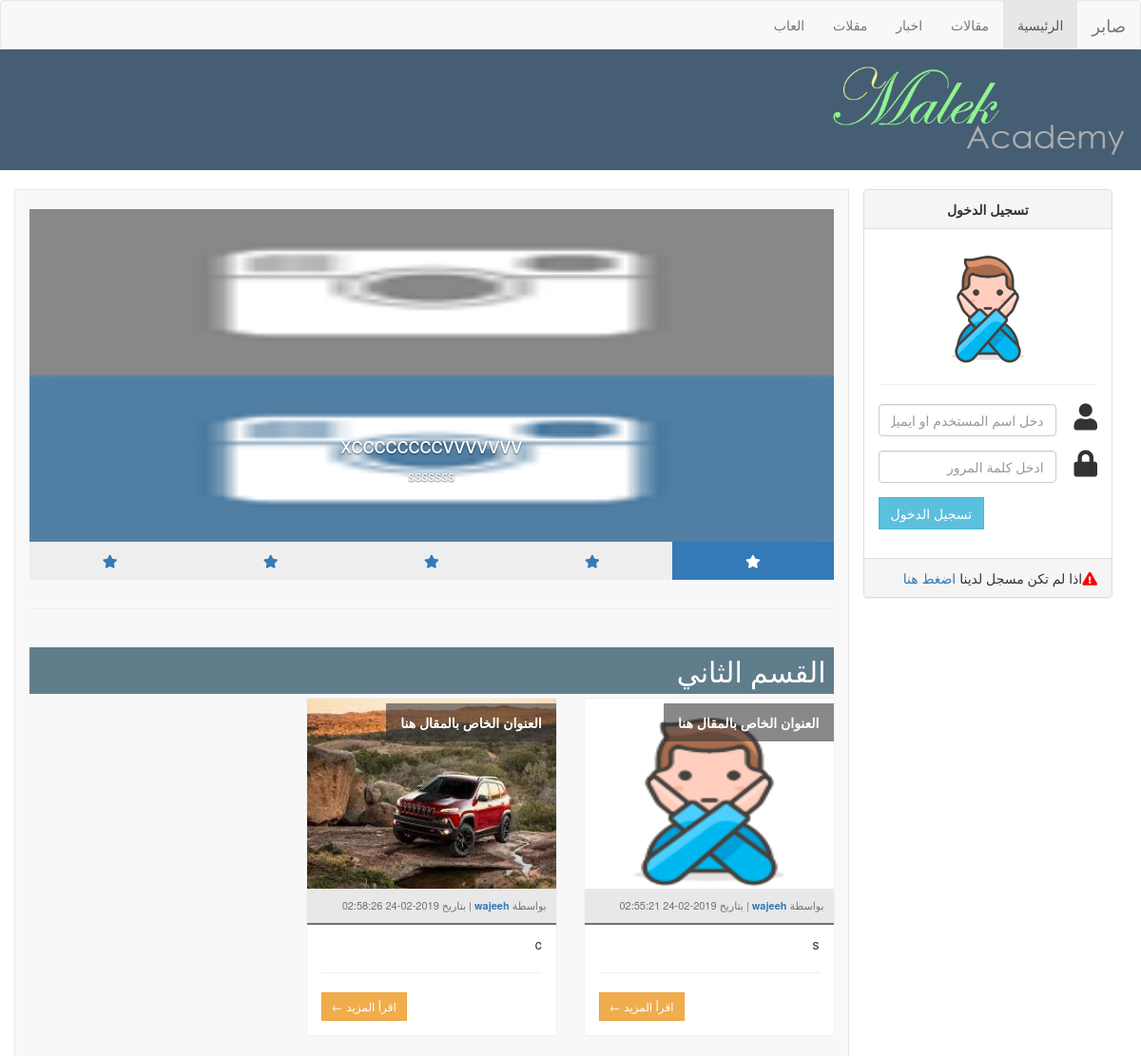
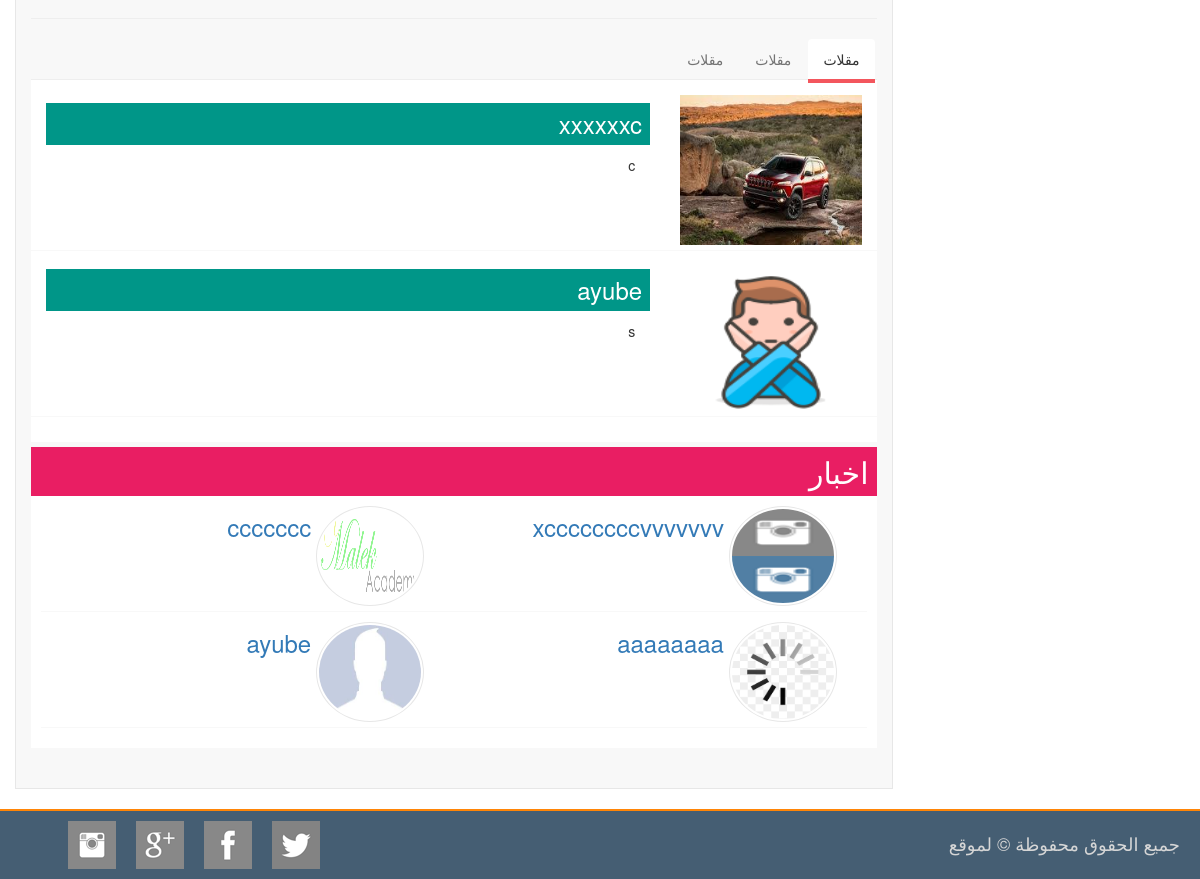
The page / on the database its author committed (2 pictures, top to bottom).
### tables this page shows
CREATE TABLE `setting` (
  `id` int(11) NOT NULL,
  `name` varchar(255) NOT NULL,
  `logo` varchar(255) NOT NULL,
  `slid` varchar(255) NOT NULL,
  `nslid` int(11) NOT NULL,
  `sec1` varchar(255) NOT NULL,
  `nsec1` int(11) NOT NULL,
  `sec2` varchar(255) NOT NULL,
  `nsec2` int(11) NOT NULL,
  `tab1` varchar(255) NOT NULL,
  `ntab1` int(11) NOT NULL,
  `tab2` varchar(255) NOT NULL,
  `ntab2` int(11) NOT NULL,
  `tab3` varchar(255) NOT NULL,
  `ntab3` int(11) NOT NULL,
  `face` varchar(255) NOT NULL,
  `twit` varchar(255) NOT NULL,
  `yout` varchar(255) NOT NULL,
  `inst` varchar(255) NOT NULL
);

CREATE TABLE `categories` (
  `id` int(11) NOT NULL,
  `cat` varchar(255) NOT NULL
);

CREATE TABLE `posts` (
  `id` int(11) NOT NULL,
  `title` text NOT NULL,
  `post` longtext NOT NULL,
  `cat` text NOT NULL,
  `img` text NOT NULL,
  `auther` text NOT NULL,
  `status` varchar(255) NOT NULL,
  `regdata` text NOT NULL
);

### index.php (the view, shortened to what this page needs)
<?php
include_once 'connect.php';
include_once 'include/header.php';
include_once 'include/asidpar.php';
$stmt=$con->prepare("select * from setting");
$stmt->execute();
$setting=$stmt->fetch();
?>
		<article class="col-md-9 col-lg-9 art_bg">
		<div id="myCarousel" class="carousel slide" data-ride="carousel" style="margin-top: 20px; margin-bottom: 30px;">
      <div class="carousel-inner">
      <?php
          $stmt=$con->prepare("select * from posts where status='publish' order by id desc limit 0,4");
          $stmt->execute(array());
          $x=0;
          while($post=$stmt->fetch()){
          ?>
        <div class="item <?php if($x==0){echo 'active';}?>">
          <img src="<?php echo $post['img']?>" width="100%" style="height:350px">
           <div class="carousel-caption">
            <h3 class="carousel-h3"><a href="post.php?id=<?php echo $post['id']?>" style="color:#fff"><?php echo $post['title']?></a></h3>
            <p><?php echo $post['post']?></p>
          </div>
        </div>
       <?php
          $x++;
          }?>
      </div>
    	<ul class="nav nav-pills nav-justified sliddd">
   <?php
            for($i=0;$i<5;$i++){
 echo ' <li data-target="#myCarousel" data-slide-to="'.$i.'" class="';if($i==0){echo 'active';}
     echo'"><a href="#"><i class="fas fa-star"></i></a></li>';
            }
            ?>
        </ul>
    </div>
	<hr />
	<div class="row">
	<h2 class="tit_cat1">القسم الثاني</h2>
          <?php
        $stmt=$con->prepare('select * from posts where cat=3 and status="publish"  limit 5');
        $stmt->execute();
        $posts=$stmt->fetchAll();
    foreach($posts as $post){
        echo '
        <div class="col-sm-4 col-md-4" style="margin-bottom: 20px">
            <div class="post">
                <div class="post-img-content">
                    <img src="'.$post['img'].'" class="img-responsive" style="width: 100%;height: 200px;"/>
                    <span class="post-title"><b>العنوان الخاص بالمقال هنا</b>
                </div>
                <div class="content">
                    <div class="author">
                        بواسطة <a href="profile.php?user=2"><b>'.$post['auther'].'</b></a> |
                        بتاريخ <time datetime="2014-01-20">'.$post['regdata'].'</time>
                    </div>
                    <div class="text-justify">
                     '.strip_tags(substr($post['post'],0,50)).'
                    </div>
					<hr />
                    <div class="text-left">
                        <a href="#" class="btn btn-warning btn-sm">اقرأ المزيد &larr;</a>
                    </div>
                </div>
            </div>
        </div>
        ';
    }
        ?>
	</div>
<hr />
			<div class="col-md-12">
			<div class="row">
				<div class="tabbable-panel">
					<div class="tabbable-line">
						<ul class="nav nav-tabs ">
							<li class="active">
								<a href="#tab_default_1" data-toggle="tab">
								<?php echo $setting['tab1']?> </a>
							</li>
							<li>
								<a href="#tab_default_2" data-toggle="tab">
								<?php echo $setting['tab2']?> </a>
							</li>
							<li>
								<a href="#tab_default_3" data-toggle="tab">
								<?php echo $setting['tab3']?> </a>
							</li>
						</ul>
						<div class="tab-content">
							<div class="tab-pane active" id="tab_default_1">
                                <?php
                        $stmt=$con->prepare("select * from posts where status='publish' and cat=3 order by id desc limit 3");
                        $stmt->execute(array());
                        $tabs=$stmt->fetchAll();
                            foreach($tabs as $tab){
                                echo '	<div class="bg_tab_topic">
									<div class="col-md-3">
											<img src="	'.$tab['img'].'" class="img-responsive" style="width: 100%;height: 150px;" />
										</div>
										<div class="col-md-9">
										<h3 class="col-md-12 text-justify" style="margin-top: 8px;background: #009688;padding: 8px;">
											<a href="#" class="a_1"> 	'.$tab['title'].'</a>
										</h3>
										<p class="col-md-12 text-justify">
										'.$tab['post'].'
										</p>
										</div>
									<div class="clearfix"></div>
								</div>';}
                            ?>
							</div>
			<div class="col-lg-12">
			<h2 class="tit_cat2"><?php echo $setting['sec2']?></h2>
			<div class="row  bg_cat2">
                   <?php
                        $stmt=$con->prepare("select * from posts where status='publish' and cat=2 order by id desc limit 4");
                        $stmt->execute(array());
                        $tabs=$stmt->fetchAll();
                            foreach($tabs as $tab){
                                echo '	<div class="bg_tab_topic col-md-6">
					<div class="col-md-4">
						<img src="'.$tab['img'].'" width="100%" class="circle" />
					</div>
					<div class="col-md-8">
						<h3 class="col-md-12 text-justify" style="margin-right: -30px;margin-top: 8px;">
							<a href="post.php?id='.$tab['id'].'">'.$tab['title'].'</a>
						</h3>
					</div>
					<div class="clearfix"></div>
				</div>
				'
				;}
                            ?>
				<div class="clearfix"></div>
			</div>
			</div>
		</article>
<?php include_once 'include/footer.php';?>

### include/header.php (shortened to what this page needs)
<?php
include 'connect.php';
include 'function.php';
$stmt=$con->prepare("select * from setting");
$stmt->execute();
$setting=$stmt->fetch();
?>
<!DOCTYPE html>
<html lang="en">
  <head>
    <link href="css/bootstrap.min.css" rel="stylesheet">
    <link href="css/bootstrap-rtl.min.css" rel="stylesheet">
    <link href="css/style.css" rel="stylesheet">
      <link rel="stylesheet" href="https://use.fontawesome.com/releases/v5.7.1/css/all.css">
  </head>
  <body>
<nav class="navbar navbar-default">
  <div class="container-fluid">
    <div class="navbar-header">
      <a class="navbar-brand" href="index.php"><?php echo $setting['name']?></a>
    </div>
    <div class="collapse navbar-collapse" id="bs-example-navbar-collapse-1">
      <ul class="nav navbar-nav">
        <li class="active"><a href="index.php">الرئيسية <span class="sr-only">(current)</span></a></li>
        <li><a href="categories.php">مقالات</a></li>
           <?php
          $stmt=$con->prepare("select * from categories");
          $stmt->execute();
          $cats=$stmt->fetchAll();
          foreach($cats as $cat){
              echo '<li><a href="post.php">'.$cat['cat'].'</a></li>';
          }
          ?>
      </ul>
    </div>
  </div>
</nav>
<section id="logo">
	<img src="images/logo.png" width="320px" />
</section>
<section class="container-fluid" style="margin-top: 20px;">

### css/style.css (style rules this page uses)
.navbar { margin-bottom: 0px; }
#logo { background: #455E73; padding: 10px; }
.art_bg { background: #F8F8F8; border: solid 1px #E7E7E7; }
.btn { border-radius: 0px; }
#myCarousel .nav { background:#eee; }
#myCarousel .nav a { border-radius:0px; }
#myCarousel .nav-pills>li { float: none; }
.tabbable-panel { margin-bottom: 20px; }
.tabbable-line > .nav-tabs { border: none; margin: 0px; }
.tabbable-line > .nav-tabs > li { margin-right: 2px; }
.tabbable-line > .nav-tabs > li > a { border: 0; margin-right: 0; color: #737373; }
.tabbable-line > .nav-tabs > li.active { border-bottom: 4px solid #f3565d; position: relative; }
.tabbable-line > .nav-tabs > li.active > a { border: 0; color: #333333; }
.tabbable-line > .tab-content { margin-top: -3px; background-color: #fff; border: 0; border-top: 1px solid #eee; padding: 15px 0; }
.circle { height: 100px; width: 108px; padding: 2px; border-radius: 50%; border: solid 1px #E7E7E7; }
.post { background-color: #FFF; overflow: hidden; box-shadow: 0 0 1px #CCC; }
.post .content { padding: 15px; }
.post .author { font-size: 11px; color: #737373; padding: 10px 10px 10px 10px; text-align: right; background: #E8E8E8; margin-left: -15px; margin-right: -15px; margin-bottom: 10px; border-bottom: 2px solid; }
.post .post-img-content { height: 185px; position: relative; }
.post .post-img-content img { position: absolute; }
.post .post-title { display: table-cell; vertical-align: bottom; z-index: 2; position: relative; }
.post .post-title b { background-color: rgba(51, 51, 51, 0.58); display: inline-block; margin-bottom: 5px; color: #FFF; padding: 10px 15px; margin-top: 5px; }
.tit_cat1 { padding: 8px; background: #607D8B; margin-bottom: 5px; margin-right: 15px; margin-left: 15px; color: #fff; }
.bg_cat2 { background: #fff; padding: 10px; margin-bottom: 40px; }
.bg_tab_topic { margin-bottom: 10px; padding-bottom: 5px; border-bottom: 1px solid #F8F8F8; }
.tit_cat2 { margin-right: -15px; margin-left: -15px; background: #E91E63; margin-bottom: 0px; padding: 8px; color: #fff; }
.a_1 { color: #fff; text-decoration: none; }

### rows shown on the page
setting: name "صابر", tab1 "مقلات", tab2 "مقلات", tab3 "مقلات", sec2 "اخبار"
categories: cat "اخبار"
categories: cat "مقلات"
categories: cat "العاب"
posts: img (picture), title "xccccccccvvvvvvv", post "sssssss"
posts: img (picture), auther "wajeeh", regdata "2019-02-24 02:55:21", post "s", title "ayube"
posts: img (picture), auther "wajeeh", regdata "2019-02-24 02:58:26", post "c", title "xxxxxxc"
posts: img (picture), title "ccccccc"
posts: img (picture), title "aaaaaaaa"
posts: img (picture), title "ayube"
